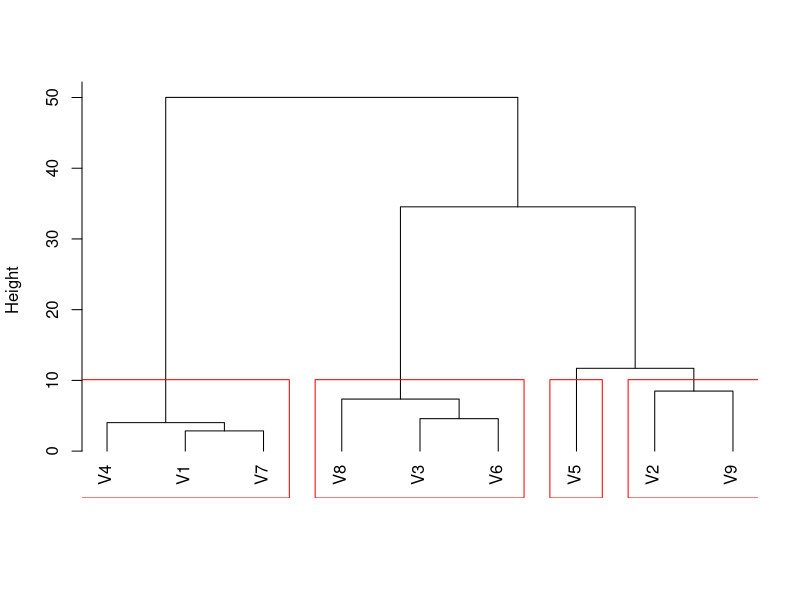
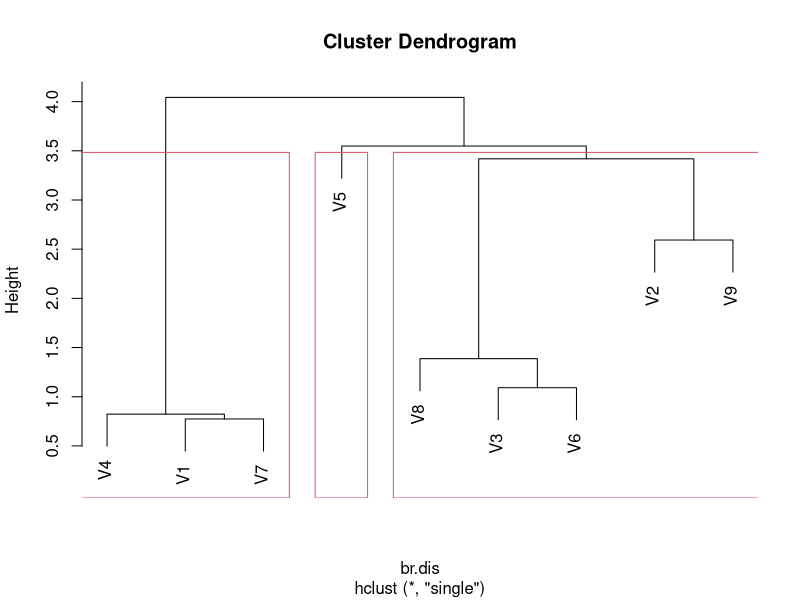
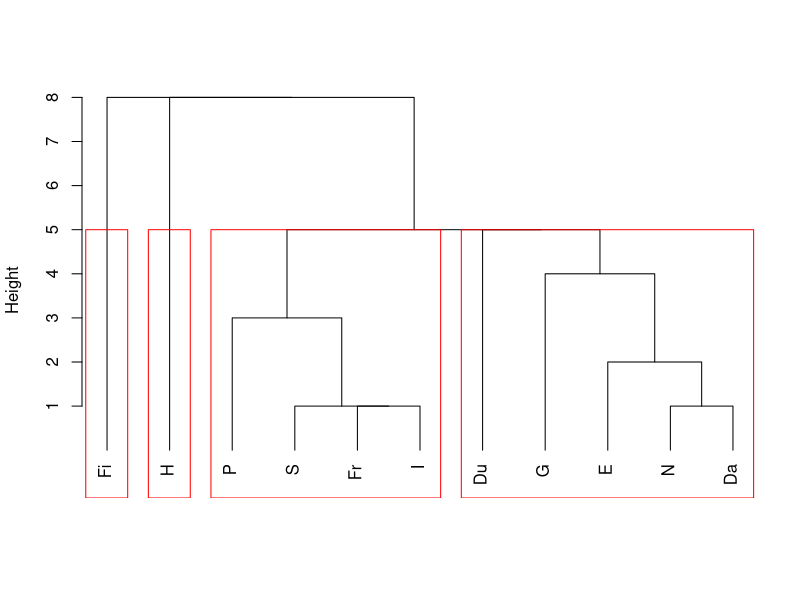
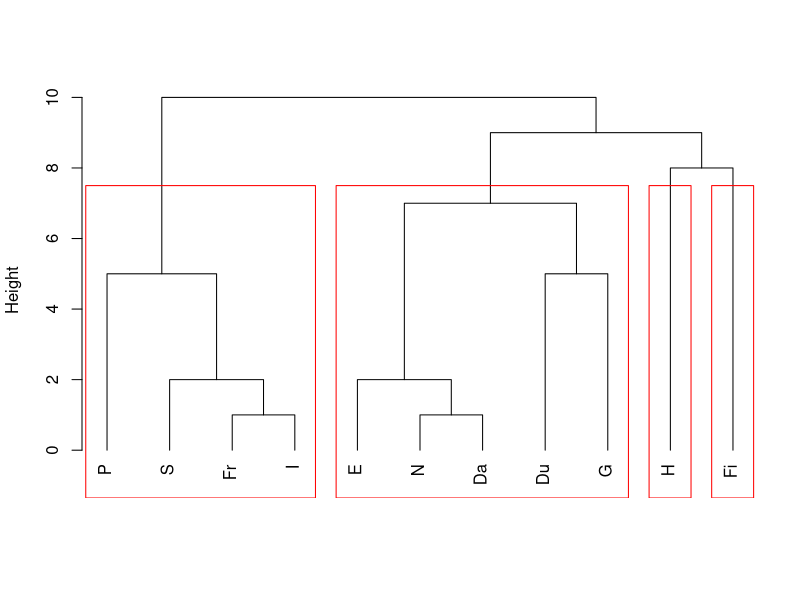
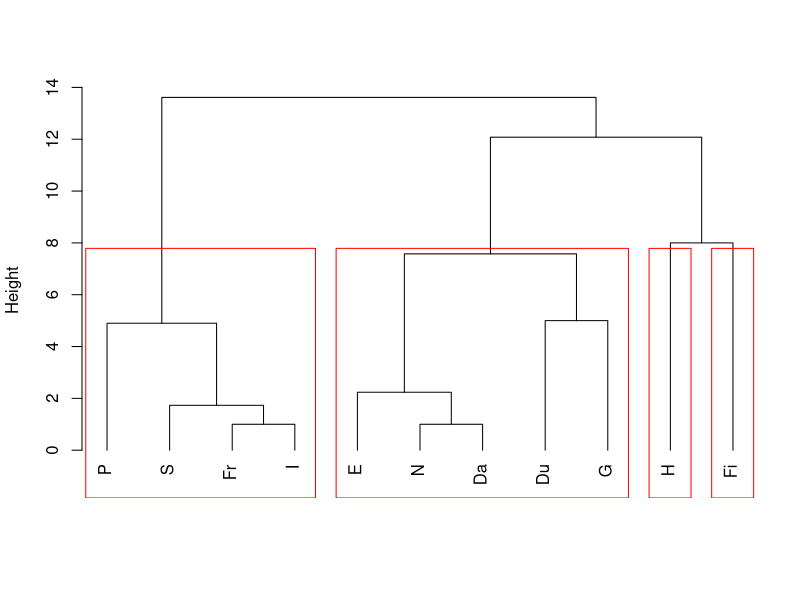
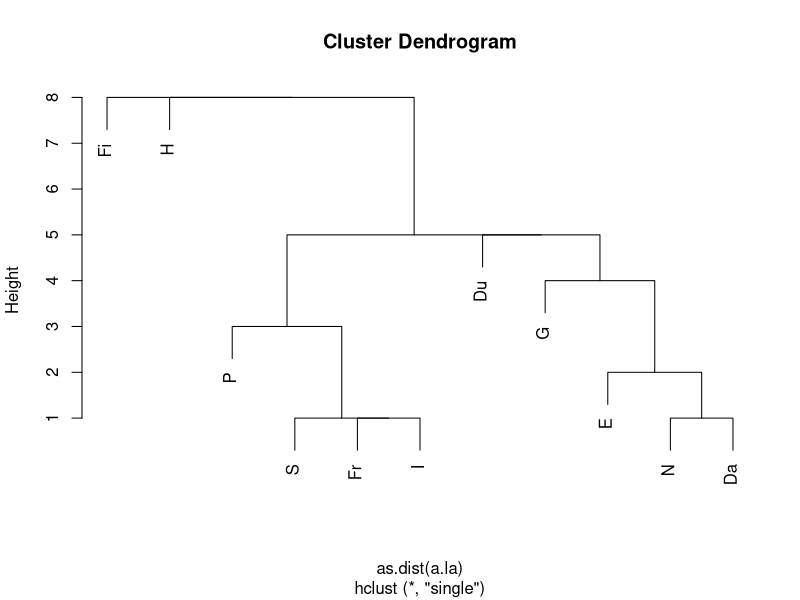
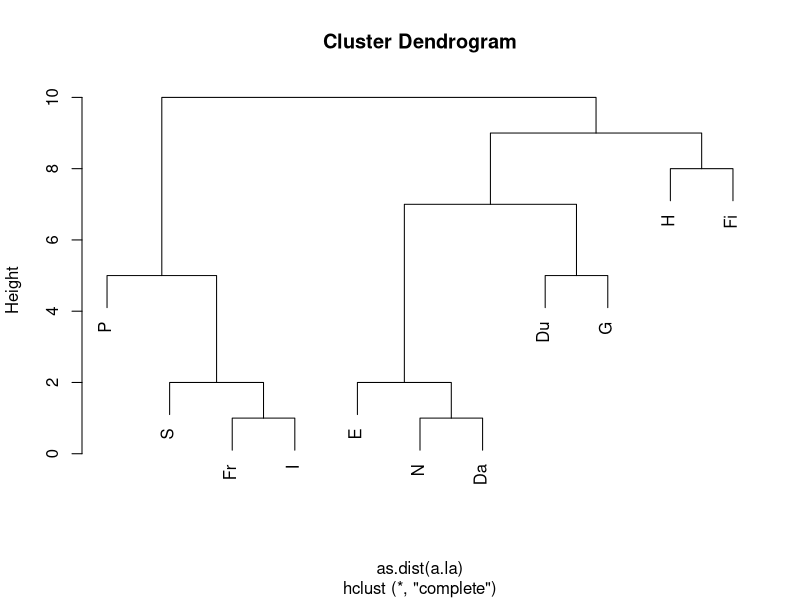

Write the R code that produced these figures, in order. (Note: this script raises an error after producing the figures.)
## ---- chunk 1
knitr::opts_chunk$set(echo = TRUE, fig.width=6, fig.height=6,  
                      warning=FALSE, message=FALSE, tidy=TRUE) #, eval = FALSE)
## ---- chunk 2
library(cluster)
x <- read.table('../Lecture20/breweries.dat', header=FALSE)
x <- t(x)
d <- dist(x, method='manhattan')
# hierarchical
plot(cl <- hclust(d, method='ward.D2'), main='', xlab='', sub='', hang=-1)
rect.hclust(cl, k=4, border='red')
## ---- chunk 3
# read the data
a <- read.table('../Lecture20/breweries.dat', header=FALSE)
# data are transposed, we need to transpose it
# to make each row an observation
a <- t(a)
# compute pairwise distances among the 9 breweries
# use the L1 distance
br.dis <- dist(a, method='manhattan') # L1

# or
br.dis <- dist(a) # L2


# compute hierarchical clustering using single linkage
br.hc <- hclust(br.dis, method='single')

# show the dendogram
plot(br.hc)

# identify 3 clusters
br.hc.3 <- rect.hclust(br.hc, k=3)
## ---- chunk 4
dd <- read.table('languages.dat',  header=FALSE)
names(dd) <- c('E', 'N', 'Da', 'Du', 'G', 'Fr', 'S', 'I', 'P', 'H', 'Fi')
dd <- ( dd + t(dd) / 2)
d <- as.dist(dd)

# hierarchical

plot(cl <- hclust(d, method='single'), main='', xlab='', sub='', hang=-1)
rect.hclust(cl, k=4, border='red')

plot(cl <- hclust(d, method='complete'), main='', xlab='', sub='', hang=-1)
rect.hclust(cl, k=4, border='red')

plot(cl <- hclust(d, method='ward.D2'), main='', xlab='', sub='', hang=-1)
rect.hclust(cl, k=4, border='red')
## ---- chunk 5
# read the pairwise dissimilarities
# (there's no data!)
a.la <- read.table('languages.dat', header=FALSE)

# since only the lower triangular matrix is available
# we need to copy it on the upper half
a.la <- a.la + t(a.la)

# create a vector of language names, to be used later
la.nms <- c('E', 'N', 'Da', 'Du', 'G', 'Fr', 'S', 'I',
'P', 'H', 'Fi')

# compute hierarchical clustering using single linkage
la.hc <- hclust(as.dist(a.la), method='single')

# show the dendogram, use labels in object la.nms
plot(la.hc, labels=la.nms)

# compute hierarchical clustering using complete linkage
la.hc <- hclust(as.dist(a.la), method='complete')

# show the dendogram, use labels in object la.nms
plot(la.hc, labels=la.nms)
## ---- chunk 6
data(nci, package='ElemStatLearn')
ncit <- t(nci)
d <- dist(ncit)
plot(cl <- hclust(d, method='ward.D2'), main='', xlab='', sub='', hang=-1, labels=rownames(nci))
rect.hclust(cl, k=8, border='red')
## ---- chunk 7
# compute pairwise distances
nci.dis <- dist(t(nci), method='euclidean')

# compute hierarchical clustering using different
# linkage types
nci.hc.s <- hclust(nci.dis, method='single')
nci.hc.c <- hclust(nci.dis, method='complete')
nci.hc.a <- hclust(nci.dis, method='average')
nci.hc.w <- hclust(nci.dis, method='ward.D')

nci.nms <- rownames(nci)

# plot them
plot(nci.hc.s, labels=nci.nms, cex=.5)

plot(nci.hc.c, labels=nci.nms, cex=.5)

plot(nci.hc.a, labels=nci.nms, cex=.5)

plot(nci.hc.w, labels=nci.nms, cex=.5)

plot(nci.hc.w, labels=nci.nms, cex=.5)

# identify 8 clusters
rect.hclust(nci.hc.w, k=8)
## ---- chunk 8
# read the pairwise dissimilarities
a2 <- read.table('nations2.dat', header=FALSE)

# since only the lower triangular matrix is available
# we need to copy it on the upper half
a2 <- a2 + t(a2)

# create a vector of country names, to be used later
nams2 <- c('BEL', 'BRA', 'CHI', 'CUB', 'EGY', 'FRA',
'IND', 'ISR', 'USA', 'USS', 'YUG', 'ZAI')

# compute hierarchical clustering using complete linkage
na.hc <- hclust(as.dist(a2), method='complete')
plot(na.hc, labels=nams2)

# compute hierarchical clustering using average linkage
na.hc <- hclust(as.dist(a2), method='average')
plot(na.hc, labels=nams2)
